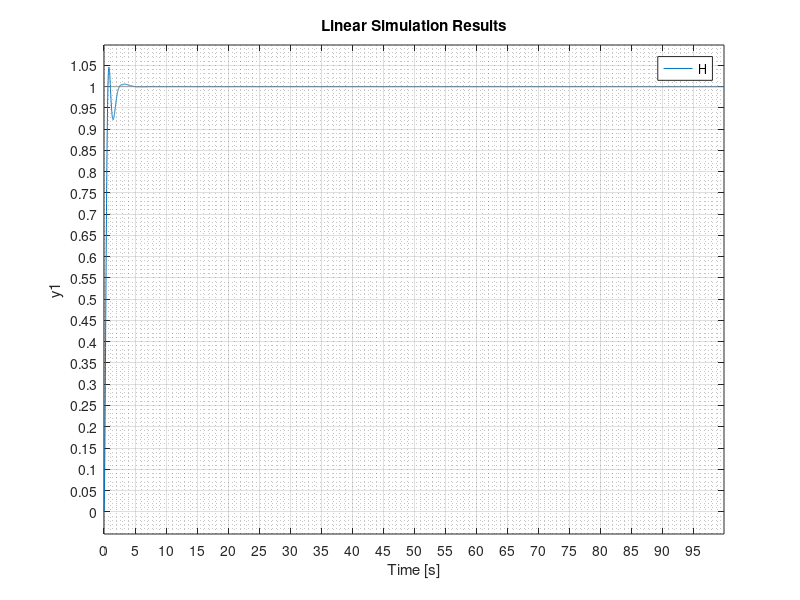

MATLAB code for this plot:
clear; clc;

%% Plant

G = tf((1),[0.2 1.4 2.8 4]);
Gzpk = zpk(G);

%% Controller
Kp = 15.7/2;
Ki = 11.5;
Kd = 4;

C = tf([Kd Kp Ki], [1 0]);

%% System
L = C*G;
H = zpk(L/(1+L));

%% Simulation
t = 0:0.01:99.99;
u = ones(length(t),1);
figure(1);
lsim(H,u,t);
grid on;
grid minor;
set(gca,'xtick',[0:5:100]);
set(gca,'ytick',[0:.05:2]);
